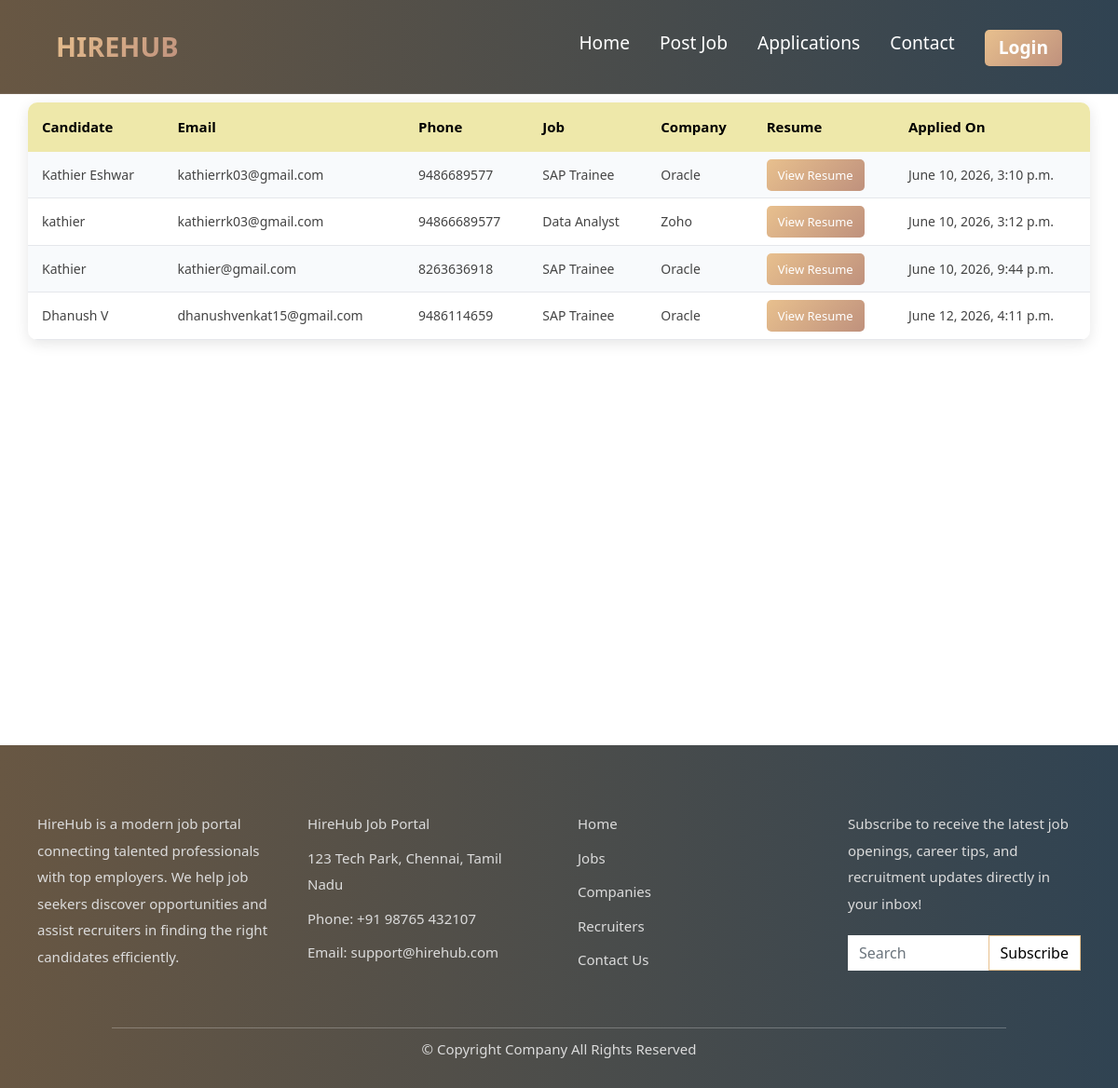
The app's page /applications/ with its own data.
### job_portal/models.py (models this page shows, shortened)
class Application(models.Model):
    job = models.ForeignKey(Job, on_delete=models.CASCADE)
    name = models.CharField(max_length=100)
    email = models.EmailField()
    phone = models.CharField(max_length=20)
    resume = models.FileField(upload_to='resumes/')
    applied_at = models.DateTimeField(auto_now_add=True)

class Job(models.Model):
    job_title = models.CharField(max_length=200)
    job_description = models.TextField(blank=True, null=True)
    salary = models.CharField(max_length=200)
    location = models.CharField(max_length=200)
    company = models.ForeignKey(
        Company,
        on_delete=models.CASCADE,
        related_name='jobs'
    )

class Company(models.Model):
    company_name = models.CharField(max_length=200)
    company_logo = models.ImageField(upload_to='company_logos/')
    company_location = models.CharField(max_length=200)
    company_description = models.TextField()

### job_portal/views.py (the view)
def applications(request):
    applications = Application.objects.select_related(
        'job',
        'job__company'
    )
    return render(
        request,
        'applications.html',
        {
            'applications': applications
        }
    )

### templates/applications.html (shortened to what this page needs)
{% extends 'dummy2.html' %}
{% load static %}
{% block extra_css %}
<link rel="stylesheet" href="{% static 'style/applications.css' %}">
{% endblock %}
{% block content %}
<div class="application-container">
<table>
    <tr>
        <th>Candidate</th>
        <th>Email</th>
        <th>Phone</th>
        <th>Job</th>
        <th>Company</th>
        <th>Resume</th>
        <th>Applied On</th>
    </tr>
    {% for app in applications %}
    <tr>
        <td>{{ app.name }}</td>
        <td>{{ app.email }}</td>
        <td>{{ app.phone }}</td>
        <td>{{ app.job.job_title }}</td>
        <td>{{ app.job.company.company_name }}</td>
        <td>
            <a href="{{ app.resume.url }}" target="_blank">
                View Resume
            </a>
        </td>
        <td>{{ app.applied_at }}</td>
    </tr>
    {% endfor %}
</table>
</div>
{% endblock %}

### static/style/style.css (style rules this page uses)
:root { --primary: #e8c08e; --secondary: #bf917d; --accent: #4ea58e; --dark: #1f1f1f; --darker: #311c18; --light: #ffffff; --gray: #7a7a7a; }

### static/style/applications.css (style rules this page uses)
table { width: 95%; margin: 20px auto; border-collapse: collapse; background: #fff; box-shadow: 0 4px 15px rgba(0,0,0,0.1); border-radius: 10px; overflow: hidden; }
table th { background: palegoldenrod; color: black; padding: 15px; text-align: left; font-size: 15px; }
table td { padding: 14px 15px; border-bottom: 1px solid #e5e7eb; font-size: 14px; color: #444; }
table tr:nth-child(even) { background: #f8fafc; }
table a { text-decoration: none; background: linear-gradient(135deg, var(--primary), var(--secondary)); color: white; padding: 8px 12px; border-radius: 5px; font-size: 13px; font-weight: 500; }

### records on screen
Application: name "Kathier Eshwar", email "kathierrk03@gmail.com", phone "9486689577", job.job_title "SAP Trainee", job.company.company_name "Oracle", applied_at "June 10, 2026, 3:10 p.m."
Application: name "kathier", email "kathierrk03@gmail.com", phone "94866689577", job.job_title "Data Analyst", job.company.company_name "Zoho", applied_at "June 10, 2026, 3:12 p.m."
Application: name "Kathier", email "kathier@gmail.com", phone "8263636918", job.job_title "SAP Trainee", job.company.company_name "Oracle", applied_at "June 10, 2026, 9:44 p.m."
Application: name "Dhanush V", email "dhanushvenkat15@gmail.com", phone "9486114659", job.job_title "SAP Trainee", job.company.company_name "Oracle", applied_at "June 12, 2026, 4:11 p.m."
